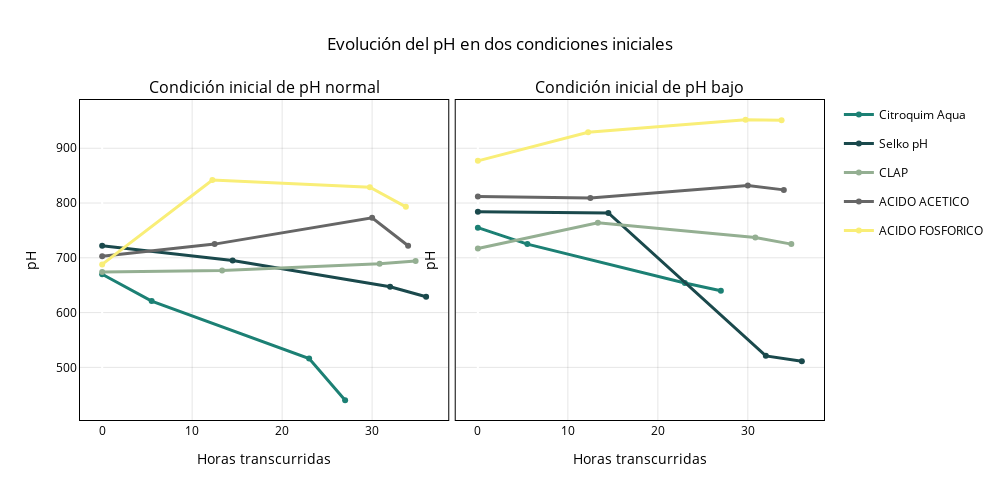

Write notebook code for a chart like this one.
### Code cell
fig_ph_subplot = plot_metric_subplot_1x2(
    df_post[df_post["ref"] == 0],
    df_post[df_post["ref"] == 1],
    metric="ORP",

    #save_html=f"{ROOT_IMAGEN}/orp_subplot_1x2.html"
)
fig_ph_subplot.show()
s3.save_plotly_html(fig_ph_subplot, "orp_subplot_1x2.html")

### Figure 1 — Plotly figure (JSON) as saved in the notebook; plotly's stock layout.template omitted (floating-point values rounded to 4 significant figures)
{"data": [{"legendgroup": "Citroquim Aqua", "line": {"color": "#1c8074", "width": 3}, "marker": {"color": "#1c8074"}, "mode": "lines+markers", "name": "Citroquim Aqua", "showlegend": true, "type": "scatter", "x": [0, 5.5, 23, 27], "xaxis": "x", "y": [670, 621, 516, 440], "yaxis": "y"}, {"legendgroup": "Selko pH", "line": {"color": "#1a494c", "width": 3}, "marker": {"color": "#1a494c"}, "mode": "lines+markers", "name": "Selko pH", "showlegend": true, "type": "scatter", "x": [0, 14.5, 32, 36], "xaxis": "x", "y": [722, 695, 647, 629], "yaxis": "y"}, {"legendgroup": "CLAP", "line": {"color": "#94af92", "width": 3}, "marker": {"color": "#94af92"}, "mode": "lines+markers", "name": "CLAP", "showlegend": true, "type": "scatter", "x": [0, 13.33, 30.83, 34.83], "xaxis": "x", "y": [674, 677, 689, 694], "yaxis": "y"}, {"legendgroup": "ACIDO ACETICO", "line": {"color": "#666666", "width": 3}, "marker": {"color": "#666666"}, "mode": "lines+markers", "name": "ACIDO ACETICO", "showlegend": true, "type": "scatter", "x": [0, 12.5, 30, 34], "xaxis": "x", "y": [703, 725, 773, 722], "yaxis": "y"}, {"legendgroup": "ACIDO FOSFORICO", "line": {"color": "#f9ee77", "width": 3}, "marker": {"color": "#f9ee77"}, "mode": "lines+markers", "name": "ACIDO FOSFORICO", "showlegend": true, "type": "scatter", "x": [0, 12.25, 29.75, 33.75], "xaxis": "x", "y": [688, 842, 829, 793], "yaxis": "y"}, {"legendgroup": "Citroquim Aqua", "line": {"color": "#1c8074", "width": 3}, "marker": {"color": "#1c8074"}, "mode": "lines+markers", "name": "Citroquim Aqua", "showlegend": false, "type": "scatter", "x": [0, 5.5, 23, 27], "xaxis": "x2", "y": [755, 725, 654, 640], "yaxis": "y2"}, {"legendgroup": "Selko pH", "line": {"color": "#1a494c", "width": 3}, "marker": {"color": "#1a494c"}, "mode": "lines+markers", "name": "Selko pH", "showlegend": false, "type": "scatter", "x": [0, 14.5, 32, 36], "xaxis": "x2", "y": [784, 782, 521, 511], "yaxis": "y2"}, {"legendgroup": "CLAP", "line": {"color": "#94af92", "width": 3}, "marker": {"color": "#94af92"}, "mode": "lines+markers", "name": "CLAP", "showlegend": false, "type": "scatter", "x": [0, 13.33, 30.83, 34.83], "xaxis": "x2", "y": [717, 764, 737, 725], "yaxis": "y2"}, {"legendgroup": "ACIDO ACETICO", "line": {"color": "#666666", "width": 3}, "marker": {"color": "#666666"}, "mode": "lines+markers", "name": "ACIDO ACETICO", "showlegend": false, "type": "scatter", "x": [0, 12.5, 30, 34], "xaxis": "x2", "y": [812, 809, 832, 824], "yaxis": "y2"}, {"legendgroup": "ACIDO FOSFORICO", "line": {"color": "#f9ee77", "width": 3}, "marker": {"color": "#f9ee77"}, "mode": "lines+markers", "name": "ACIDO FOSFORICO", "showlegend": false, "type": "scatter", "x": [0, 12.25, 29.75, 33.75], "xaxis": "x2", "y": [877, 929, 952, 951], "yaxis": "y2"}], "layout": {"annotations": [{"font": {"size": 16}, "showarrow": false, "text": "Condición inicial de pH normal", "x": 0.2475, "xanchor": "center", "xref": "paper", "y": 1, "yanchor": "bottom", "yref": "paper"}, {"font": {"size": 16}, "showarrow": false, "text": "Condición inicial de pH bajo", "x": 0.7525, "xanchor": "center", "xref": "paper", "y": 1, "yanchor": "bottom", "yref": "paper"}], "font": {"color": "black"}, "height": 500, "legend": {"title": {"text": ""}}, "paper_bgcolor": "rgba(0,0,0,0)", "plot_bgcolor": "rgba(0,0,0,0)", "title": {"font": {"color": "black"}, "text": "Evolución del pH en dos condiciones iniciales", "x": 0.5}, "width": 1000, "xaxis": {"anchor": "y", "domain": [0, 0.495], "gridcolor": "rgba(0,0,0,0.1)", "linecolor": "black", "mirror": true, "showline": true, "tickfont": {"color": "black"}, "title": {"font": {"color": "black"}, "text": "Horas transcurridas"}}, "xaxis2": {"anchor": "y2", "domain": [0.505, 1], "gridcolor": "rgba(0,0,0,0.1)", "linecolor": "black", "mirror": true, "showline": true, "tickfont": {"color": "black"}, "title": {"font": {"color": "black"}, "text": "Horas transcurridas"}}, "yaxis": {"anchor": "x", "domain": [0, 1], "gridcolor": "rgba(0,0,0,0.1)", "linecolor": "black", "mirror": true, "showline": true, "tickfont": {"color": "black"}, "title": {"font": {"color": "black"}, "text": "pH"}}, "yaxis2": {"anchor": "x2", "domain": [0, 1], "gridcolor": "rgba(0,0,0,0.1)", "linecolor": "black", "matches": "y", "mirror": true, "showline": true, "showticklabels": false, "tickfont": {"color": "black"}, "title": {"font": {"color": "black"}, "text": "pH"}}}}
